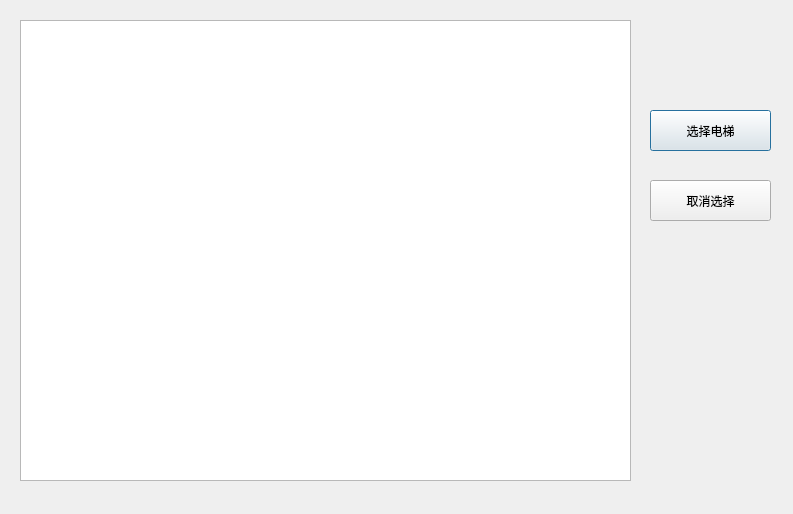
<?xml version="1.0" encoding="UTF-8"?>
<ui version="4.0">
 <class>SelectLiftDlg</class>
 <widget class="QDialog" name="SelectLiftDlg">
  <property name="geometry">
   <rect>
    <x>0</x>
    <y>0</y>
    <width>793</width>
    <height>514</height>
   </rect>
  </property>
  <property name="windowTitle">
   <string>选择电梯</string>
  </property>
  <widget class="QTableView" name="tableView">
   <property name="geometry">
    <rect>
     <x>20</x>
     <y>20</y>
     <width>611</width>
     <height>461</height>
    </rect>
   </property>
   <property name="lineWidth">
    <number>1</number>
   </property>
   <property name="selectionBehavior">
    <enum>QAbstractItemView::SelectRows</enum>
   </property>
   <attribute name="horizontalHeaderShowSortIndicator" stdset="0">
    <bool>false</bool>
   </attribute>
   <attribute name="horizontalHeaderStretchLastSection">
    <bool>true</bool>
   </attribute>
  </widget>
  <widget class="QPushButton" name="pushBtnSel">
   <property name="geometry">
    <rect>
     <x>650</x>
     <y>110</y>
     <width>121</width>
     <height>41</height>
    </rect>
   </property>
   <property name="text">
    <string>选择电梯</string>
   </property>
  </widget>
  <widget class="QPushButton" name="pushBtnCancel">
   <property name="geometry">
    <rect>
     <x>650</x>
     <y>180</y>
     <width>121</width>
     <height>41</height>
    </rect>
   </property>
   <property name="text">
    <string>取消选择</string>
   </property>
   <property name="autoDefault">
    <bool>false</bool>
   </property>
  </widget>
 </widget>
 <resources/>
 <connections/>
</ui>
